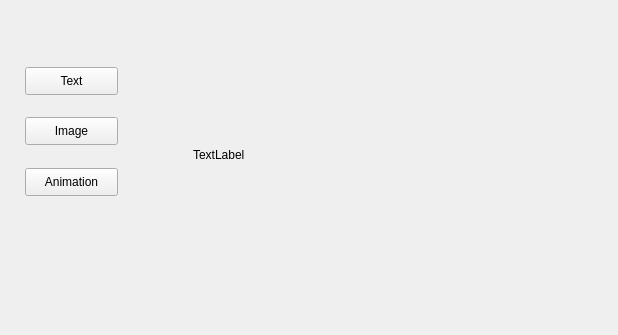
<?xml version="1.0" encoding="UTF-8"?>
<ui version="4.0">
 <class>Form</class>
 <widget class="QWidget" name="Form">
  <property name="geometry">
   <rect>
    <x>0</x>
    <y>0</y>
    <width>618</width>
    <height>335</height>
   </rect>
  </property>
  <property name="windowTitle">
   <string>Form</string>
  </property>
  <widget class="QLabel" name="label_field">
   <property name="geometry">
    <rect>
     <x>193</x>
     <y>44</y>
     <width>383</width>
     <height>222</height>
    </rect>
   </property>
   <property name="mouseTracking">
    <bool>false</bool>
   </property>
   <property name="autoFillBackground">
    <bool>true</bool>
   </property>
   <property name="text">
    <string>TextLabel</string>
   </property>
   <property name="wordWrap">
    <bool>false</bool>
   </property>
  </widget>
  <widget class="QPushButton" name="text_button">
   <property name="geometry">
    <rect>
     <x>25</x>
     <y>67</y>
     <width>93</width>
     <height>28</height>
    </rect>
   </property>
   <property name="text">
    <string>Text</string>
   </property>
  </widget>
  <widget class="QPushButton" name="image_button">
   <property name="geometry">
    <rect>
     <x>25</x>
     <y>117</y>
     <width>93</width>
     <height>28</height>
    </rect>
   </property>
   <property name="text">
    <string>Image</string>
   </property>
  </widget>
  <widget class="QPushButton" name="animation_button">
   <property name="geometry">
    <rect>
     <x>25</x>
     <y>168</y>
     <width>93</width>
     <height>28</height>
    </rect>
   </property>
   <property name="text">
    <string>Animation</string>
   </property>
  </widget>
 </widget>
 <resources/>
 <connections/>
</ui>
